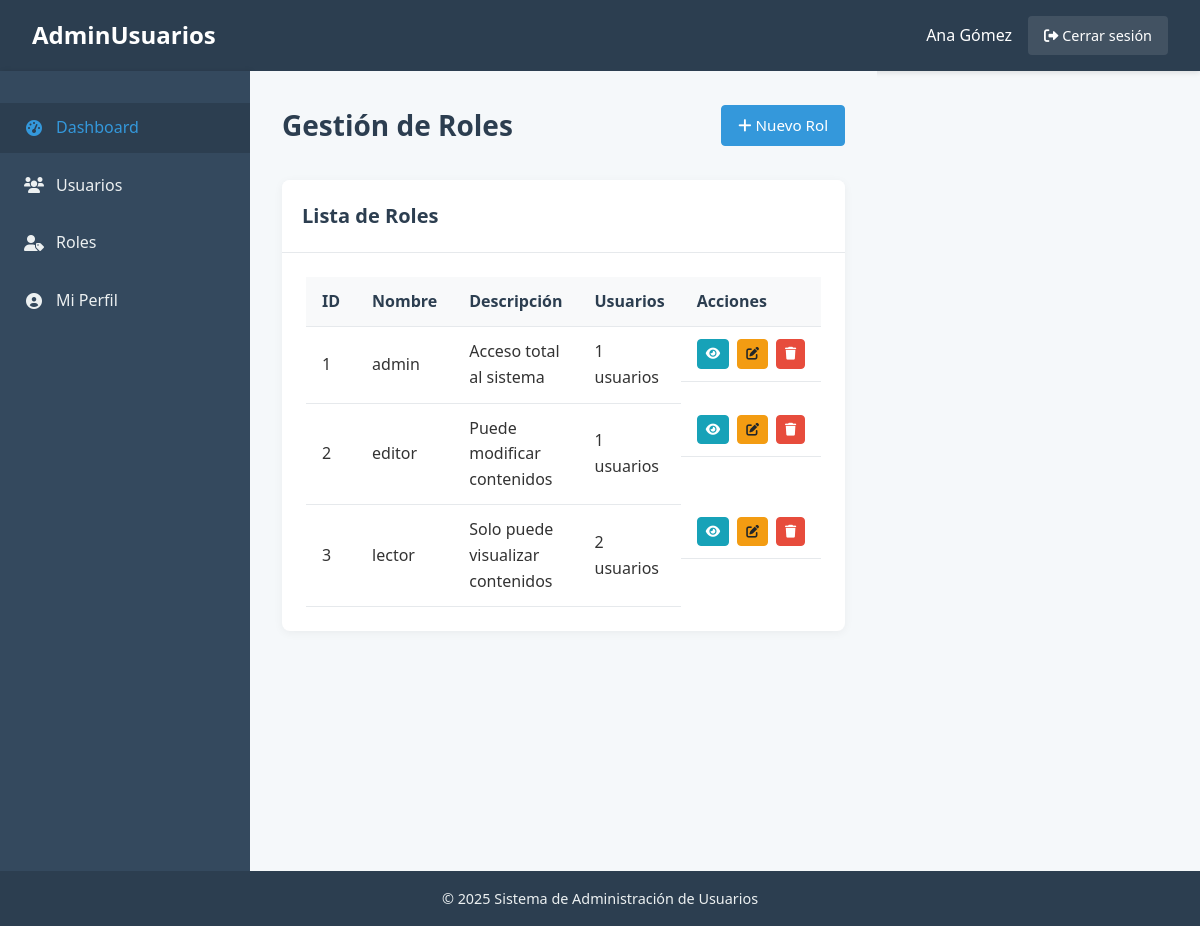
Screenshot of /roles/index.php (signed in) with the database file from the repository.
### tables this page shows
CREATE TABLE IF NOT EXISTS roles (
    id INT AUTO_INCREMENT PRIMARY KEY,
    nombre VARCHAR(50) NOT NULL UNIQUE,
    descripcion TEXT
);

### includes/auth.php (called while the page is built, shortened)
<?php
function isLoggedIn() {
    return isset($_SESSION['user_id']);
}
?>

### includes/functions.php (called while the page is built, shortened)
<?php
function getCurrentPage() {
    return basename($_SERVER['PHP_SELF']);
}
?>

### models/Role.php (called while the page is built, shortened)
<?php
class Role {
    private $conn;
    private $table_name = "roles";
    public $id;
    public function __construct($db) {
        $this->conn = $db;
    }
    public function getAll() {
        $query = "SELECT id, nombre, descripcion FROM " . $this->table_name . " ORDER BY nombre";
        $stmt = $this->conn->prepare($query);
        $stmt->execute();
        return $stmt;
    }
    public function getUsers() {
        $query = "SELECT u.id, u.nombre, u.correo
                 FROM usuarios u
                 JOIN usuario_rol ur ON u.id = ur.usuario_id
                 WHERE ur.rol_id = :role_id
                 ORDER BY u.nombre";
        $stmt = $this->conn->prepare($query);
        $stmt->bindParam(':role_id', $this->id);
        $stmt->execute();
        return $stmt->fetchAll(PDO::FETCH_ASSOC);
    }
}
?>

### roles/index.php (the view, shortened to what this page needs)
<?php
require_once '../config/config.php';
require_once '../models/Role.php';
$database = new Database();
$db = $database->getConnection();
$role = new Role($db);
$stmt = $role->getAll();
include_once '../layouts/header.php';
?>
<div class="container">
    <?php include_once '../layouts/sidebar.php'; ?>
    <main class="main-content">
        <div class="page-header">
            <h2 class="page-title">Gestión de Roles</h2>
            <a href="add.php" class="btn btn-primary">
                <i class="fas fa-plus"></i> Nuevo Rol
            </a>
        </div>
        <div class="card">
            <div class="card-header">
                <h3 class="card-title">Lista de Roles</h3>
            </div>
            <div class="card-body">
                <div class="table-container">
                    <table class="data-table">
                        <thead>
                            <tr>
                                <th>ID</th>
                                <th>Nombre</th>
                                <th>Descripción</th>
                                <th>Usuarios</th>
                                <th>Acciones</th>
                            </tr>
                        </thead>
                        <tbody>
                            <?php if ($stmt->rowCount() > 0): ?>
                                <?php while ($row = $stmt->fetch(PDO::FETCH_ASSOC)): ?>
                                    <?php
                                    $role->id = $row['id'];
                                    $users = $role->getUsers();
                                    $users_count = count($users);
                                    ?>
                                    <tr>
                                        <td><?= $row['id'] ?></td>
                                        <td><?= $row['nombre'] ?></td>
                                        <td><?= $row['descripcion'] ?></td>
                                        <td><?= $users_count ?> usuarios</td>
                                        <td class="actions">
                                            <a href="view.php?id=<?= $row['id'] ?>" class="btn btn-info btn-sm">
                                                <i class="fas fa-eye"></i>
                                            </a>
                                            <a href="edit.php?id=<?= $row['id'] ?>" class="btn btn-warning btn-sm">
                                                <i class="fas fa-edit"></i>
                                            </a>
                                            <a href="delete.php?id=<?= $row['id'] ?>" class="btn btn-danger btn-sm btn-delete">
                                                <i class="fas fa-trash"></i>
                                            </a>
                                        </td>
                                    </tr>
                                <?php endwhile; ?>
                            <?php else: ?>
                                <tr>
                                    <td colspan="5" class="text-center">No hay roles registrados</td>
                                </tr>
                            <?php endif; ?>
                        </tbody>
                    </table>
                </div>
            </div>
        </div>
    </main>
</div>
<?php
include_once '../layouts/footer.php';
?>

### layouts/header.php (shortened to what this page needs)
<!DOCTYPE html>
<html lang="es">
<head>
    <link rel="stylesheet" href="<?= BASE_URL ?>assets/css/styles.css">
    <link rel="stylesheet" href="https://cdnjs.cloudflare.com/ajax/libs/font-awesome/6.0.0/css/all.min.css">
</head>
<body>
    <div class="container">
        <?php if (isLoggedIn()): ?>
            <header class="main-header">
                <div class="logo">
                    <h1>AdminUsuarios</h1>
                </div>
                <div class="user-info">
                    <span><?= $_SESSION['user_name'] ?></span>
                    <a href="<?= BASE_URL ?>auth/logout.php" class="btn-logout"><i class="fas fa-sign-out-alt"></i> Cerrar sesión</a>
                </div>
            </header>
        <?php endif; ?>

### layouts/sidebar.php
<?php
$current_page = getCurrentPage();
?>
<aside class="sidebar">
    <nav class="sidebar-nav">
        <ul>
            <li class="<?= ($current_page === 'index.php') ? 'active' : '' ?>">
                <a href="<?= BASE_URL ?>index.php">
                    <i class="fas fa-tachometer-alt"></i> Dashboard
                </a>
            </li>
            <li class="<?= (strpos($current_page, 'usuarios') !== false) ? 'active' : '' ?>">
                <a href="<?= BASE_URL ?>users/index.php">
                    <i class="fas fa-users"></i> Usuarios
                </a>
            </li>
            <li class="<?= (strpos($current_page, 'roles') !== false) ? 'active' : '' ?>">
                <a href="<?= BASE_URL ?>roles/index.php">
                    <i class="fas fa-user-tag"></i> Roles
                </a>
            </li>
            <li class="<?= ($current_page === 'perfil.php') ? 'active' : '' ?>">
                <a href="<?= BASE_URL ?>users/profile.php">
                    <i class="fas fa-user-circle"></i> Mi Perfil
                </a>
            </li>
        </ul>
    </nav>
</aside>

### layouts/footer.php (shortened to what this page needs)
<footer class="main-footer">
        <p>&copy; <?= date('Y') ?> Sistema de Administración de Usuarios</p>
    </footer>
</body>
</html>

### assets/css/styles.css (style rules this page uses)
* { margin: 0; padding: 0; box-sizing: border-box; }
body { font-family: 'Segoe UI', Tahoma, Geneva, Verdana, sans-serif; font-size: 16px; line-height: 1.6; color: #333; background-color: #f5f8fa; }
.container { display: grid; grid-template-columns: 250px 1fr; grid-template-rows: auto 1fr auto; grid-template-areas: "header header" "sidebar main" "footer footer"; min-height: 100vh; }
.main-header { grid-area: header; display: flex; justify-content: space-between; align-items: center; padding: 1rem 2rem; background-color: #2c3e50; color: white; box-shadow: 0 2px 5px rgba(0, 0, 0, 0.1); }
.logo h1 { font-size: 1.5rem; font-weight: 700; }
.user-info { display: flex; align-items: center; gap: 1rem; }
.btn-logout { color: white; text-decoration: none; font-size: 0.9rem; padding: 0.5rem 1rem; background-color: rgba(255, 255, 255, 0.1); border-radius: 4px; transition: background-color 0.3s; }
.sidebar { grid-area: sidebar; background-color: #34495e; color: white; padding-top: 2rem; box-shadow: 2px 0 5px rgba(0, 0, 0, 0.1); }
.sidebar-nav ul { list-style: none; }
.sidebar-nav li { margin-bottom: 0.5rem; }
.sidebar-nav a { display: flex; align-items: center; padding: 0.75rem 1.5rem; color: #ecf0f1; text-decoration: none; transition: background-color 0.3s; }
.sidebar-nav a i { margin-right: 0.75rem; width: 1.25rem; text-align: center; }
.sidebar-nav li.active a, .sidebar-nav a:hover { background-color: #2c3e50; color: #3498db; }
.main-content { grid-area: main; padding: 2rem; background-color: #f5f8fa; }
.page-header { display: flex; justify-content: space-between; align-items: center; margin-bottom: 2rem; }
.page-title { font-size: 1.75rem; color: #2c3e50; font-weight: 600; }
.main-footer { grid-area: footer; text-align: center; padding: 1rem; background-color: #2c3e50; color: #ecf0f1; font-size: 0.9rem; }
.card { background-color: white; border-radius: 8px; box-shadow: 0 2px 10px rgba(0, 0, 0, 0.05); margin-bottom: 2rem; overflow: hidden; }
.card-header { padding: 1.25rem; background-color: #ffffff; border-bottom: 1px solid #e6e9ec; }
.card-title { font-size: 1.25rem; font-weight: 600; color: #2c3e50; margin: 0; }
.card-body { padding: 1.5rem; }
.table-container { overflow-x: auto; }
.data-table { width: 100%; border-collapse: collapse; }
.data-table th, .data-table td { padding: 0.75rem 1rem; text-align: left; border-bottom: 1px solid #e6e9ec; }
.data-table th { background-color: #f8f9fa; font-weight: 600; color: #2c3e50; }
.data-table .actions { display: flex; gap: 0.5rem; }
.btn { display: inline-block; font-weight: 500; text-align: center; white-space: nowrap; vertical-align: middle; user-select: none; border: 1px solid transparent; padding: 0.5rem 1rem; font-size: 0.95rem; line-height: 1.5; border-radius: 4px; cursor: pointer; transition: all 0.15s ease-in-out; text-decoration: none; }
.btn-primary { color: #fff; background-color: #3498db; border-color: #3498db; }
.btn-danger { color: #fff; background-color: #e74c3c; border-color: #e74c3c; }
.btn-warning { color: #212529; background-color: #f39c12; border-color: #f39c12; }
.btn-info { color: #fff; background-color: #17a2b8; border-color: #17a2b8; }
.btn-sm { padding: 0.25rem 0.5rem; font-size: 0.8rem; }

### rows the page displays
roles: id "1", nombre "admin", descripcion "Acceso total al sistema", users_count "1"
roles: id "2", nombre "editor", descripcion "Puede modificar contenidos", users_count "1"
roles: id "3", nombre "lector", descripcion "Solo puede visualizar contenidos", users_count "2"

### other values shown
$_SESSION['user_name'] "Ana Gómez"
